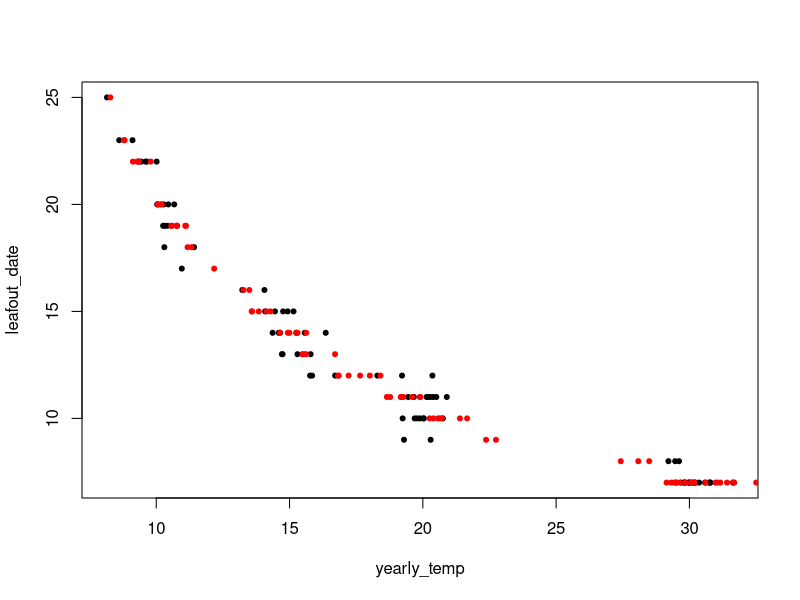
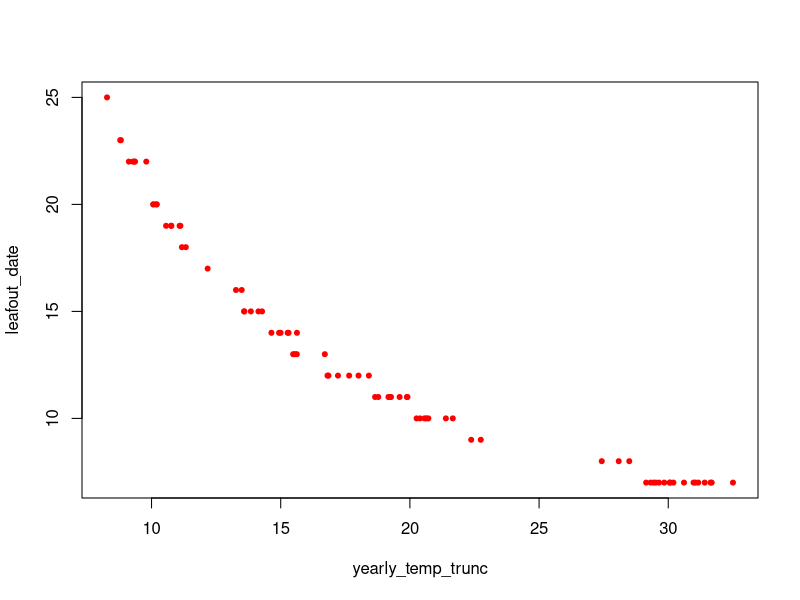
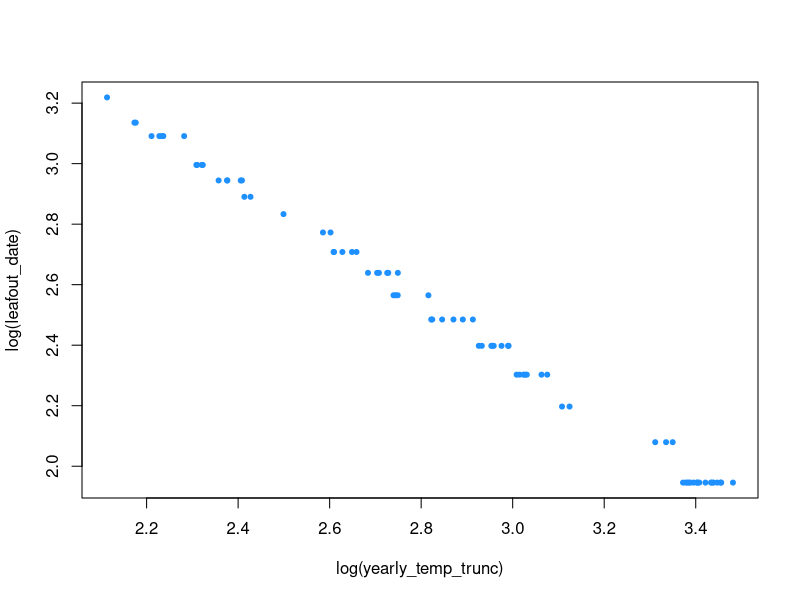
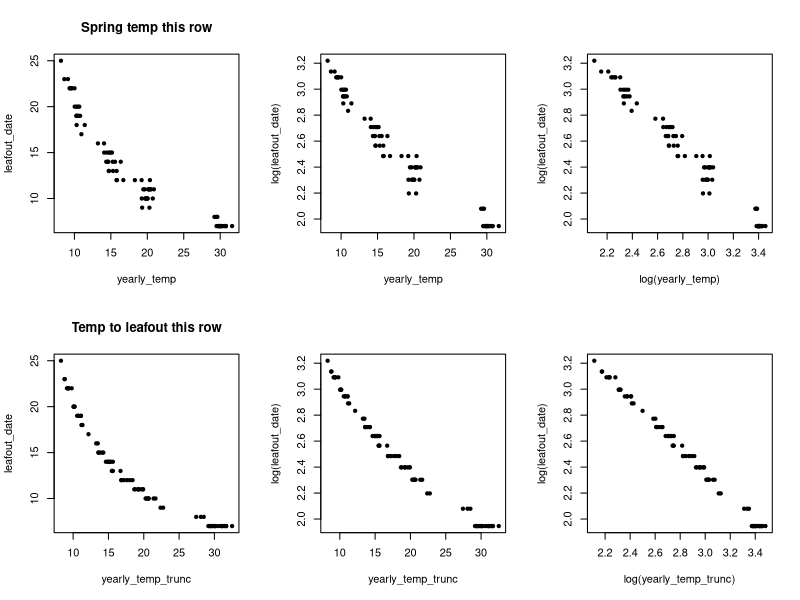

Here is the R script that generated these plots, in order:
## Started 18 December 2019 ##
## Code by Jonathan Auerbach (and Andrew Gelman some) ##
## All comments by Lizzie ##

## Quick simulation of the declining sensitivities problem ##

# First, build up some simulated climate and leafout (after 200 GDD) data
yearly_expected_temp <- c(rep(0,20), rep(5,20), rep(10,20)) # create holder for three sets of temps, 20 per set (note, these are bigger than we have done -- we have done 1 to 7 degrees, this does 0, 5 and 10 degrees)

# Or, do 4 sets ... (Lizzie added this next line)
yearly_expected_temp <- c(rep(0,20), rep(5,20), rep(10,20), rep(20, 20)) 
daily_temp <- sapply(yearly_expected_temp, function(x) rnorm(30, 10 + x, 4)) # now make some simple daily temps
# daily_temp <- sapply(yearly_expected_temp, function(x) rnorm(30, 10 + x, (4+x))) # Lizzie added
leafout_date <- sapply(1:ncol(daily_temp), function(x) min(which(cumsum(daily_temp[,x]) > 200))) # set leafout date as whenever 200 GDD is reached
yearly_temp <- colMeans(daily_temp) # estimate the mean temp of each simulated dataset

yearly_temp_trunc <- sapply(1:ncol(daily_temp), function(x) mean(daily_temp[1:leafout_date[x], x])) # estimate the mean temp of each simulated dataset only until leafout 

plot(yearly_temp, leafout_date, pch=20)
points(yearly_temp_trunc, leafout_date, pch=20, col = "red")

plot(yearly_temp_trunc, leafout_date, pch=20, col = "red")

# Lizzie added all of the below
setwd("~/Documents/git/projects/treegarden/decsens/analyses")
plot(log(yearly_temp_trunc), log(leafout_date), pch=20, col = "dodgerblue") 
pdf(file.path("figures/simslogging.pdf"), width = 9, height = 5)
par(mfrow=c(2,3))
plot(yearly_temp, leafout_date, pch=20, main="Spring temp this row")
plot(yearly_temp, log(leafout_date), pch=20)
plot(log(yearly_temp), log(leafout_date), pch=20)
plot(yearly_temp_trunc, leafout_date, pch=20, main="Temp to leafout this row")
plot(yearly_temp_trunc, log(leafout_date), pch=20)
plot(log(yearly_temp_trunc), log(leafout_date), pch=20)
dev.off()
